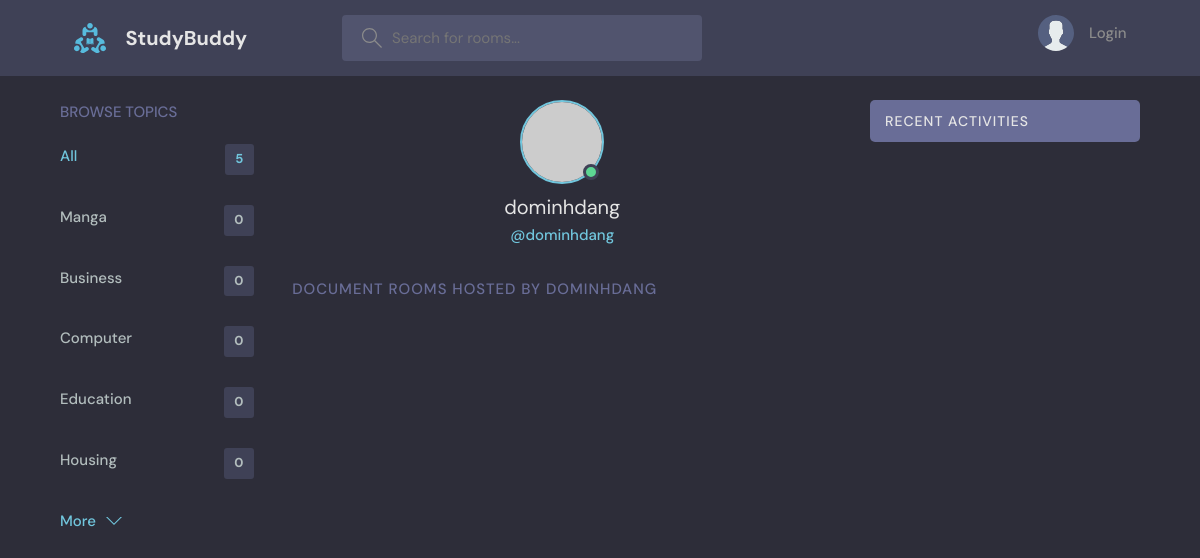
Page /profile/1/ on the committed database.
### base/models.py (models this page shows, shortened)
class Topic(models.Model):
    name = models.CharField(max_length=200)

### base/views.py (the view)
# urls.py: path('profile/<str:pk>/', views.userProfile, name='profile'),
def userProfile(request, pk):
    topics = Topic.objects.all()
    user = User.objects.get(id=pk)
    documents = user.document_set.all()
    comments = user.comment_set.all()
    context = {'user': user, 'documents': documents,
               'topics': topics, 'comments': comments}
    return render(request, 'base/profile.html', context)

### base/templates/base/profile.html (shortened to what this page needs)
{% extends 'main.html' %}
{% block content %}
<main class="profile-page layout layout--3">
  <div class="container">
    {% include 'base/topic_component.html' %}
    <div class="roomList">
      <div class="profile">
        <div class="profile__avatar">
          <div class="avatar avatar--large active">
            <img src="https://randomuser.me/api/portraits/men/11.jpg" alt="" />
          </div>
        </div>
        <div class="profile__info">
          <h3>{{user.username}}</h3>
          <p>@{{user.username}}</p>
        </div>
      </div>
      <div class="roomList__header">
        <div>
          <h2>Document Rooms Hosted by {{user.username}}</a>
          </h2>
        </div>
      </div>
    </div>
    {% include 'base/activity_component.html' %}
  </div>
</main>
{% endblock content %}

### templates/main.html (shortened to what this page needs)
<!DOCTYPE html>
{% load static %}
<html lang="en">
<head>
    <link rel="stylesheet" href={% static 'style/style.css' %} />
</head>
<body>
    {% include 'navbar.html' %}
    {% block content %}
    {% endblock content %}
</body>
</html>

### templates/navbar.html (shortened to what this page needs)
{% load static %}
<header class="header header--loggedIn">
    <div class="container">
        <a href="{% url 'home' %}" class="header__logo">
            <img src="{% static 'images/logo.svg' %}" />
            <h1>StudyBuddy</h1>
        </a>
        <form class="header__search" method="GET" action {% url 'home' %}>
            <label>
                <input name="q" placeholder="Search for rooms..." />
            </label>
        <nav class="header__menu">
            {% if request.user.is_authenticated %}
            <div class="header__user">
                <a href="{% url 'profile' request.user.id %}">
                    <div class="avatar avatar--medium active">
                        <img src="https://randomuser.me/api/portraits/men/37.jpg" />
                    </div>
                    <p>{{request.user.username}} <span>@{{request.user.username}}</span></p>
                </a>
                <button class="dropdown-button">
                    <svg version="1.1" xmlns="http://www.w3.org/2000/svg" width="32" height="32" viewBox="0 0 32 32">
                        <title>chevron-down</title>
                        <path d="M16 21l-13-13h-3l16 16 16-16h-3l-13 13z"></path>
                    </svg>
                </button>
            </div>
            {% else %}
            <a href={% url 'login' %}>
                <img src="{% static 'images/avatar.svg' %}" />
                <p>Login</p>
            {% endif %}
        </nav>
    </div>
</header>

### base/templates/base/topic_component.html
<div class="topics">
    <div class="topics__header">
      <h2>Browse Topics</h2>
    </div>
    <ul class="topics__list">
      <li>
        <a href="{% url 'home' %}" class="active">All <span>{{topics.count}}</span></a>
      </li>
      {% for topic in topics %}
      <li>
        <a href="{% url 'home' %}?q={{topic.name}}">{{topic.name}} <span>{{topic.document_set.all.count}}</span></a>
      </li>
      {% endfor %}
    </ul>
    <a class="btn btn--link" href="topics.html">
      More
      <svg version="1.1" xmlns="http://www.w3.org/2000/svg" width="32" height="32" viewBox="0 0 32 32">
        <title>chevron-down</title>
        <path d="M16 21l-13-13h-3l16 16 16-16h-3l-13 13z"></path>
      </svg>
    </a>
  </div>

### base/templates/base/activity_component.html (shortened to what this page needs)
<div class="activities">
    <div class="activities__header">
        <h2>Recent Activities</h2>
    </div>
</div>

### rows in the picture
Topic: name "Manga", document_set.all.count "0"
Topic: name "Business", document_set.all.count "0"
Topic: name "Computer", document_set.all.count "0"
Topic: name "Education", document_set.all.count "0"
Topic: name "Housing", document_set.all.count "0"

### other values in the picture
{{ topics.count }} "5"
{{ user.username }} "dominhdang"
{{ user.username }} "DOMINHDANG"
